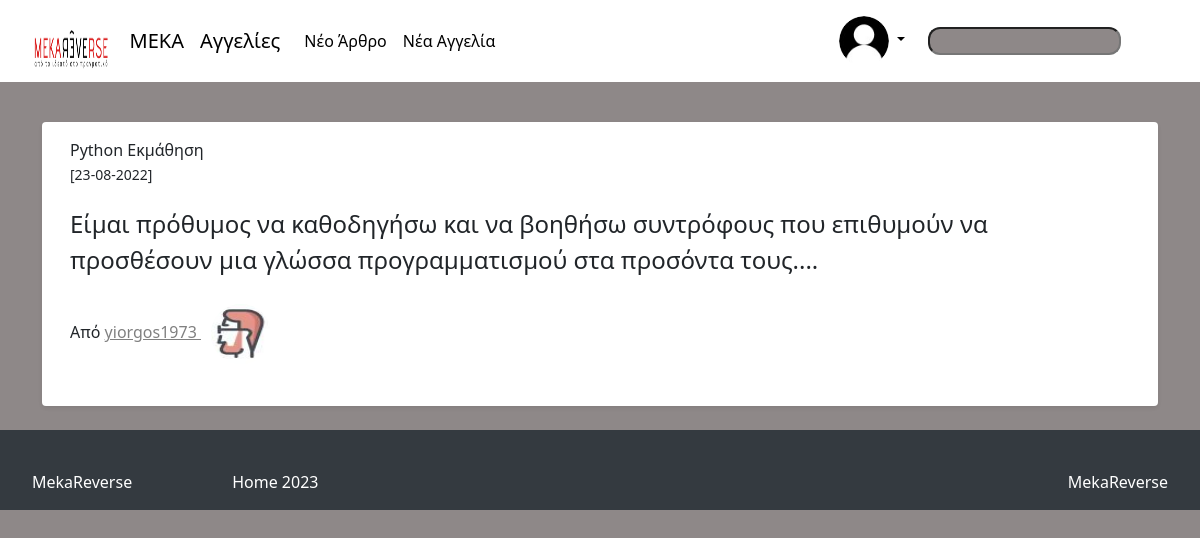
/full_offer/2 (signed in), run on the app's committed database.
### FlaskBlogApp/models.py (models this page shows, shortened)
class User(db.Model, UserMixin):
    id = db.Column(db.Integer, autoincrement=True, primary_key=True)
    username = db.Column(db.String(15), unique=True, nullable=False)
    email = db.Column(db.String(150), unique=True, nullable=False)
    password = db.Column(db.String(36), nullable=False)
    profile_image = db.Column(db.String(30), default='default_profile_image.jpg')
    contact_username = db.Column(db.String(15), unique=False, nullable=False)
    articles = db.relationship('Article', backref='author', lazy=True)
    offers = db.relationship('Offer', backref='author', lazy=True)

class Offer(db.Model):
    id = db.Column(db.Integer, nullable=False, primary_key=True, autoincrement=True)
    offer_title = db.Column(db.String(50), nullable=False)
    offer_body = db.Column(db.Text(), nullable=False)
    date_created = db.Column(db.DateTime, nullable=False, default=datetime.utcnow)
    user_id = db.Column(db.Integer, db.ForeignKey('user.id'), nullable=False)

### FlaskBlogApp/routes.py (the view)
@app.route("/full_offer/<int:offer_id>", methods=["GET"])
def full_offer(offer_id):
    offer = Offer.query.get_or_404(offer_id)
    return render_template("full_offer.html", offer=offer)

### FlaskBlogApp/models.py (called while the page is built)
@login_manager.user_loader
def load_user(user_id):
    return User.query.get(int(user_id))

### FlaskBlogApp/templates/full_offer.html (shortened to what this page needs)
{% extends "base.html" %}
{% block content %}
<main role="main" class="container">
{% if offer %}
        <div class="row my-3 p-3 bg-body rounded shadow-sm">
          <div class="col col-md-12">
            <div class="main-offer-title">
              {{ offer.offer_title | safe }}
            </div>
            <small class="offer_date">[{{ offer.date_created.strftime('%d-%m-%Y') }}]</small>
            <p class="main-article-partial-text">
              {{ offer.offer_body | safe }}
            </p>
            <p class="">Από
              <span>
                <a class="author-name" href="{{ url_for('offers_by_author', author_id=offer.author.id) }}">
                  {{ offer.author.username }}
                  <img class="rounded-circle profile-image" alt="{{ offer.author.username }}"
                       src="{{ url_for('static', filename='images/profiles_images/'+offer.author.profile_image) }}"
                       data-holder-rendered="true" data-bs-toggle="tooltip" data-bs-placement="top"
                       title="{{ offer.author.username }}">
                </a>
              </span>
            </p>
          </div>
        </div>
{% endif %}
</main>
{% endblock content %}

### FlaskBlogApp/templates/navbar.html (shortened to what this page needs)
<nav class="navbar navbar-expand-lg navbar-dark bg-dark">
  <div class="container-fluid">
    <a class="nav-link" aria-current="page" href="/" style="width:10%; height:50px"><img
        src="{{ url_for('static', filename='images/logo-favicon/logotypo.png') }}" width="100%" height="50px"
        class="img-responsive"></a>
    <a class="navbar-brand" href="/articles/">ΜΕΚΑ</a>
    <a class="navbar-brand" href="/offers/">Αγγελίες</a>
    <div class="collapse navbar-collapse" id="navbarNav">
      <ul class="navbar-nav me-auto mb-2 mb-lg-0">
        <li class="nav-item">
          <a class="nav-link" href="/new_article/">Νέο Άρθρο</a>
        </li>
        <li class="nav-item">
          <a class="nav-link" href="/new_offer/">Νέα Αγγελία</a>
        </li>
      </ul>
      <ul class="nav navbar-nav navbar-right">
        {% if current_user.is_authenticated %}
        <li class="nav-item dropdown">
          <a class="nav-link dropdown-toggle" href="#" id="navbarDropdown" role="button" data-bs-toggle="dropdown"
            aria-expanded="false">
            <img class="rounded-circle navbar-profile-image"
              src="{{ url_for('static', filename='images/profiles_images/'+current_user.profile_image) }}"
              alt="{{ current_user.username }}" data-holder-rendered="true" data-bs-toggle="tooltip"
              data-bs-placement="top" , title="{{ current_user.username }}">
          </a>
        </li>
        {% endif %}
      </ul>
    </div>
    <div>
      <input type="search"
        style="border-radius: 12px;background-color: #8e8888;padding:0 5px; margin: 0 15px; width: 70%;">
    </div>
  </div>
</nav>

### FlaskBlogApp/static/css/styles.css (style rules this page uses)
body { background-color: #8e8888; }
.container { margin-top: 20px; }
.main-article-partial-text, .main-article-full-text { font-size: 1.5em; margin-top: 20px; }
.author-name:link { color: gray; }
.main-article-category:hover, .main-article-title:hover, .author-name { text-decoration: underline; color: black; }
.row { margin-top: 20px; }
.navbar-profile-image { width: 50px; height: 50px; }
.profile-image { width: 60px; height: 60px; margin: 10px; }
@media (min-width: 992px) { .bg-dark { background-color: black !important; } }
@media (min-width: 992px) { .navbar-brand { color: gray !important; } }
.bg-dark { background-color: white !important; }
.navbar-brand { color: black !important; }
.nav-link { color: black !important; }

### data on the page
User: profile_image (placeholder picture)
Offer: offer_title "Python Εκμάθηση", date_created "23-08-2022", offer_body "Είμαι πρόθυμος να καθοδηγήσω και να βοηθήσω συντρόφους που επιθυμούν να προσθέσουν μια γλώσσα προγραμματισμού στα προσόντα τους...."
User: author.username "yiorgos1973", profile_image (picture)
